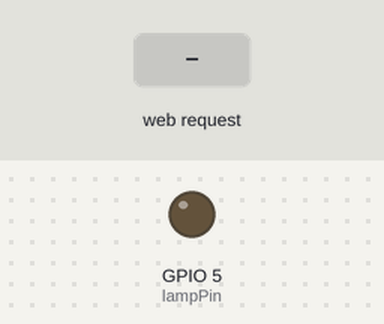
This sketch was run on a simulated ESP32. On the bench: output pins drawn as LEDs (lit = HIGH). The test bench sets the inputs (shaded band). WiFi joins after 1.5 s; servers stay silent unless stated; what the sketch prints to the serial monitor is not drawn.

Above: at 2.7 s.
2.8 s: HTTP request GET /toggle received
At 3.4 s:
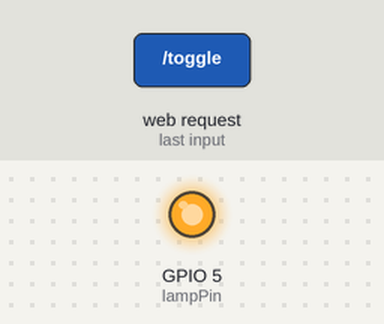
Timing chart, 0 to 5.8 s (numbered marks = the images above; inputs shaded):
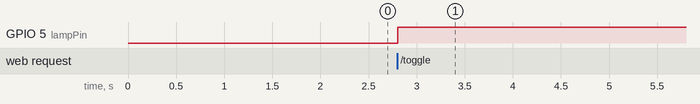

Measured:
- after the input at 2.8 s, GPIO 5 (lampPin): LOW → HIGH at once

The sketch:

Main.ino
```cpp
#include <WiFi.h>

// ======== Wi-Fi Credentials ========
const char* ssid = "ssid";
const char* password = "password";

// ======== GPIO Setup ========
const int lampPin = 5;
bool lampState = false;

WiFiServer server(80);

void setup() {
  Serial.begin(115200);
  pinMode(lampPin, OUTPUT);
  digitalWrite(lampPin, LOW);

  WiFi.begin(ssid, password);
  Serial.print("Conectando ao WiFi");
  while (WiFi.status() != WL_CONNECTED) {
    delay(500);
    Serial.print(".");
  }
  Serial.println("\nConectado!");
  Serial.print("IP Address: ");
  Serial.println(WiFi.localIP());

  server.begin();
}

void loop() {
  WiFiClient client = server.available();
  if (!client) return;

  String request = client.readStringUntil('\r');
  client.flush();

  if (request.indexOf("/toggle") != -1) {
    lampState = !lampState;
    digitalWrite(lampPin, lampState ? HIGH : LOW);
  }

  // ======== HTML ========
  String html =
"<!DOCTYPE html>"
"<html lang='pt-BR'>"
"<head>"
"<meta charset='UTF-8'>"
"<meta name='viewport' content='width=device-width, initial-scale=1.0'>"
"<title>Controle de Lâmpada ESP32</title>"
"<link href='https://fonts.googleapis.com/css2?family=Roboto:wght@700&display=swap' rel='stylesheet'>"
"<style>"
"body {margin:0;padding:0;font-family:'Roboto',sans-serif;font-weight:700;background:linear-gradient(145deg,#1e293b,#0f172a);height:100vh;display:flex;flex-direction:column;justify-content:center;align-items:center;color:#fff;}"
"h1 {font-size:2em;margin-bottom:40px;text-align:center;}"
".switch {position:relative;width:60px;height:120px;background:#555;border-radius:50px;cursor:pointer;transition:background 0.3s ease;box-shadow:inset -4px -4px 10px rgba(0,0,0,0.3),inset 4px 4px 10px rgba(255,255,255,0.05);}"
".switch::before {content:'';position:absolute;top:6px;left:6px;width:48px;height:48px;background:#ccc;border-radius:50%;transition:all 0.3s ease;box-shadow:0 4px 10px rgba(0,0,0,0.3);}"
".switch.on {background:#4ade80;box-shadow:0 0 20px rgba(74,222,128,0.5);}"
".switch.on::before {top:66px;background:#fff;}"
".switch:active::before {transform:scale(0.9);}"
"</style>"
"</head>"
"<body>"
"<h1 id='lamp-status'>" + String(lampState ? "Lâmpada ligada" : "Lâmpada desligada") + "</h1>"
"<form id='lamp-form' action='/toggle' method='GET'>"
"<div id='lamp-switch' class='switch" + String(lampState ? " on" : "") + "'></div>"
"</form>"
"<script>"
"const switchBtn=document.getElementById('lamp-switch');"
"const statusText=document.getElementById('lamp-status');"
"const form=document.getElementById('lamp-form');"
"switchBtn.addEventListener('click',(e)=>{e.preventDefault();switchBtn.classList.toggle('on');"
"if(switchBtn.classList.contains('on')){statusText.textContent='Lâmpada ligada';}else{statusText.textContent='Lâmpada desligada';}"
"form.submit();});"
"</script>"
"</body>"
"</html>";

  client.println("HTTP/1.1 200 OK");
  client.println("Content-type:text/html");
  client.println();
  client.print(html);
  client.println();
}
```
